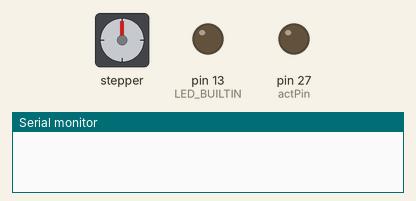
A sketch run on a simulated Arduino Mega 2560, built with avr-gcc and run on an emulated ATmega2560. On the bench: stepper motor, output pins drawn as LEDs (lit = HIGH), the last lines printed to the serial monitor. Wiring (inferred from the names in the program): stepper motor driver (800 steps per turn assumed): step pin 2; direction pin 8. Pins used as bus, display or sensor lines are not drawn.

Above: at 0.1 s.
At 1.15 s:
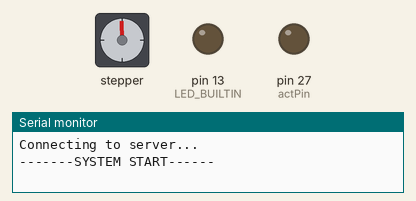
At 5.66 s:
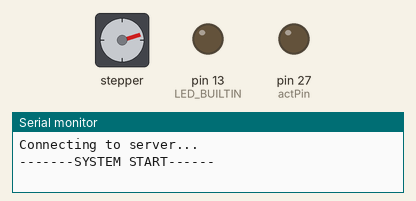
At 11.0 s:
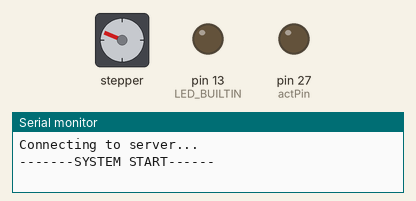
Timing chart, 0 to 12.5 s (numbered marks = the images above):
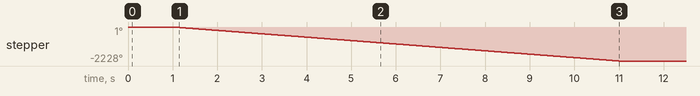

Measured:
- by itself, stepper: turns 2228° counter-clockwise in 10.0 s

The sketch:

stepperControl.ino
```cpp
#include <SPI.h>
#include <Controllino.h>
#include <Arduino.h>
#include <math.h>
#include <stdint.h>
#include <SPI.h>
#include <Ethernet.h>

// Network varibles for socket communication
// MAC address of the Controlino Opta
byte mac[] = { 0x70, 0x4C, 0xA5, 0x01, 0x30, 0x01 };


// IP address and port of the server
IPAddress serverIP( 192,168,125,1);  // Replace with the IP address of your server
int serverPort = 55555;  // Replace with the port used by your server

EthernetClient client;

// Pin definition.
const int dirPin = 8; // DIR- Relay 0
const int pulPin = 2; // PUL- Relay 1
const int actPin = 27; // ACT - Relay 2
// Motor constants
const float STEPS_PER_REVOLUTION = 800;

// Drive system constants
const float NUMBER_TEETH_A = 32;
const float NUMBER_TEETH_B = 60;
const float FEEDING_RADIUS = (30.0 - 1.427) * 1e-3; // In meters

// Constant decleration.
const float PART_A = FEEDING_RADIUS * NUMBER_TEETH_A * 2 * PI;
const float PART_B = STEPS_PER_REVOLUTION * NUMBER_TEETH_B;
const float PULSE_WIDTH_CONSTANT = 1e6 * PART_A / PART_B;
const float shortestPulseDelay = (1 / 0.5) * PULSE_WIDTH_CONSTANT;

// Sample time in micro seconds.
const unsigned long SAMPLE_TIME_MICROS = 50 * 1e3;

// Pulse delay
float pulseWidth;
float previousPulseWidth;

// Timing varibles
unsigned long nextSample;
unsigned long nextPulse;
unsigned long beginTime;
unsigned long currentTime;

// Other varibles
boolean pulseOk = true;

// Debug and testing varibles
unsigned long nbrPulses = 0;
unsigned long nbrSamples = 0;


// Button Setup

// Current and previous state of the button.
int buttonState     = 0;
int lastButtonState = 0;

// Variables to implement button debouncing.
unsigned long lastDebounceTime  = 0;
unsigned long debounceDelay     = 50; // In ms

// bool for switching the actuation
bool actuate;


// Running modes
bool socketCommunicationOn = false;
unsigned long testTime = 10;
float vTcp = 0.06; // Feeding speed in m/s


void pulse()
{
    if (pulseOk){
        nextPulse = currentTime + pulseWidth;
        digitalWrite(pulPin, HIGH);
        delayMicroseconds(5);
        digitalWrite(pulPin, LOW);

    }

}

float readSpead(){
    float received_float;
    while (client.available() >= sizeof(received_float)) {
    client.read((byte*)&received_float, sizeof(received_float));
    }
    Serial.print("VTcp: ");
     Serial.println(received_float, 32);
    return received_float;
}

float calculatePulseDelay()
{

    float feedSpeed;
    if( socketCommunicationOn){vTcp = readSpead();}


    pulseOk = vTcp > 0 && vTcp <= 0.5;
    if (pulseOk){
        feedSpeed = vTcp;
        nextSample = currentTime + SAMPLE_TIME_MICROS;
        pulseWidth = (1 / feedSpeed) * PULSE_WIDTH_CONSTANT;
        return pulseWidth;
    }else{
        return (1 / 0.5) * PULSE_WIDTH_CONSTANT;
    }
}

void setup()
{
    // Setup pin modes and logic singals
    pinMode(dirPin, OUTPUT);
    pinMode(pulPin, OUTPUT);
    pinMode(actPin, OUTPUT);
    pinMode(A12, INPUT);

    // Initialize LED_BUILTIN as an output
    pinMode(LED_BUILTIN, OUTPUT);

    digitalWrite(dirPin, LOW);
    digitalWrite(pulPin, LOW);
    digitalWrite(actPin, LOW);

    // Start serial communication
    Serial.begin(9600);

    if( socketCommunicationOn){

    //Start the Ethernet connection
    if (Ethernet.begin(mac) == 0) {
    Serial.println("Failed to configure Ethernet using DHCP");
    // No point in continuing, so do nothing forevermore:
    for (;;)
        ;
    }
    }

    delay(1000); // Allow the Ethernet to initialize
    Serial.println("Connecting to server...");


    if(socketCommunicationOn){
            // Connect to the server
            if (client.connect(serverIP, serverPort)) {
            Serial.println("Connected to server");
            } else {
            Serial.println("Connection to server failed");
            // No point in continuing, so do nothing forevermore:
            for (;;)
                ;
            }
    }

    Serial.println("-------SYSTEM START------");

    // Sample and start test timer
    currentTime = micros();
    pulseWidth = calculatePulseDelay();
    beginTime = micros();
}

void loop()
{
    // // Check button state
    // int reading = digitalRead(A12);

    //   // Check if button state has changed.
    // if (reading != lastButtonState) {
    //   lastDebounceTime = millis();
    // }

    // // Debouncing routine.
    // if ((millis() - lastDebounceTime) > debounceDelay) {
    //   if (reading != buttonState) {
    //     buttonState = reading;

    //     // Only increment the counter if the new button state is HIGH.
    //     if (buttonState == HIGH) {


    //       if(actuate){
    //         actuate = false;
    //         digitalWrite(actPin,LOW);
    //         digitalWrite(LED_BUILTIN, LOW);

    //       }
    //       else{
    //         actuate = true;
    //         digitalWrite(actPin,HIGH);
    //         digitalWrite(LED_BUILTIN, HIGH);

    //       }
    //     }
    //   }
    // }
    // // Save the current state as the last state, for next time through the loop.
    // lastButtonState = reading;
    // Read current time
    currentTime = micros();
    // If: time to sample.
    if (currentTime >= nextSample)
    {
        pulseWidth = calculatePulseDelay();
        nbrSamples++;
    }

    // If: time to pulse.
    if (currentTime >= nextPulse)
    {

        pulse();
        nbrPulses++;
    }

    // If: test is over
    if (currentTime - beginTime > testTime * 1e6)
    {

        Serial.println("-------SYSTEM END------");
        // Calculate test results
        float expectedPulses = testTime * 1e6 / pulseWidth;
        float expectedSamples = testTime * 1e6 / SAMPLE_TIME_MICROS;

        // Test evaluation prints
        Serial.print("PULSE, Expected: ");
        Serial.print(expectedPulses);
        Serial.print(", Actual: ");
        Serial.println(nbrPulses);
        Serial.print("Sample, Expected: ");
        Serial.print(expectedSamples);
        Serial.print(", Actual: ");
        Serial.println(nbrSamples);

        // Infinite loop
        while (true)
        {
          Serial.println("The End");
          delay(1000);
        }
    }
}
```
